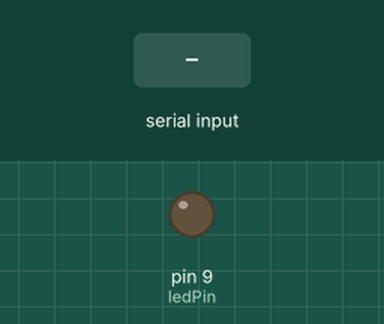
A sketch run on a simulated Arduino Uno, built with avr-gcc and run on an emulated ATmega328P. Parts: output pins drawn as LEDs (lit = HIGH). The test bench sets the inputs (shaded band). What the sketch prints to the serial monitor is not drawn.

Above: at 1.2 s.
1.3 s: "led" received over Serial
At 2.6 s:
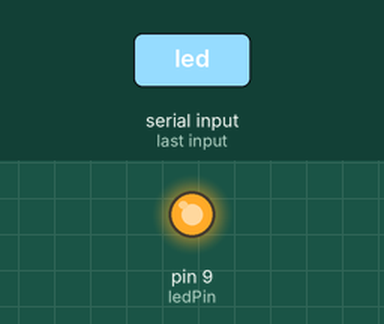
3.8 s: "voltage" received over Serial
Timing chart, 0 to 6.8 s (numbered marks = the images above; inputs shaded):
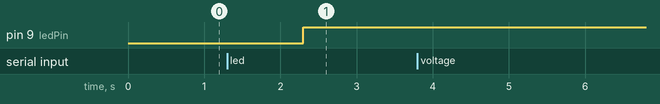

The sketch:

VS_Serial.ino
```cpp
const int ledPin = 9;
#define POTPIN A0

void setup() {
  Serial.begin(9600);
  pinMode(ledPin, OUTPUT);
}

void loop() {
  if(Serial.available())
  {
    String serialInput = Serial.readString();

    if(serialInput == "led")
    {
      digitalWrite(ledPin, !digitalRead(ledPin));
    }
    else if(serialInput == "voltage")
    {
      float voltage = analogRead(POTPIN);
      Serial.print(voltage);
    }
  }
}
```

Measured:
- after the input at 1.3 s, pin 9 (ledPin): LOW → HIGH after 1.0 s
- after the input at 3.8 s, every drawn part: stays the same
